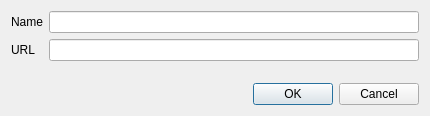
<?xml version="1.0" encoding="UTF-8"?>
<ui version="4.0">
 <class>new_server</class>
 <widget class="QDialog" name="new_server">
  <property name="geometry">
   <rect>
    <x>0</x>
    <y>0</y>
    <width>430</width>
    <height>116</height>
   </rect>
  </property>
  <property name="windowTitle">
   <string>New server</string>
  </property>
  <layout class="QVBoxLayout" name="verticalLayout">
   <item>
    <layout class="QFormLayout" name="formLayout">
     <item row="0" column="0">
      <widget class="QLabel" name="name_label">
       <property name="text">
        <string>Name</string>
       </property>
      </widget>
     </item>
     <item row="1" column="0">
      <widget class="QLabel" name="url_label">
       <property name="text">
        <string>URL</string>
       </property>
      </widget>
     </item>
     <item row="0" column="1">
      <widget class="QLineEdit" name="name"/>
     </item>
     <item row="1" column="1">
      <widget class="QLineEdit" name="url"/>
     </item>
    </layout>
   </item>
   <item>
    <widget class="QDialogButtonBox" name="buttonBox">
     <property name="orientation">
      <enum>Qt::Horizontal</enum>
     </property>
     <property name="standardButtons">
      <set>QDialogButtonBox::Cancel|QDialogButtonBox::Ok</set>
     </property>
    </widget>
   </item>
  </layout>
 </widget>
 <tabstops>
  <tabstop>name</tabstop>
  <tabstop>url</tabstop>
 </tabstops>
 <resources/>
 <connections>
  <connection>
   <sender>buttonBox</sender>
   <signal>accepted()</signal>
   <receiver>new_server</receiver>
   <slot>accept()</slot>
   <hints>
    <hint type="sourcelabel">
     <x>227</x>
     <y>96</y>
    </hint>
    <hint type="destinationlabel">
     <x>157</x>
     <y>115</y>
    </hint>
   </hints>
  </connection>
  <connection>
   <sender>buttonBox</sender>
   <signal>rejected()</signal>
   <receiver>new_server</receiver>
   <slot>reject()</slot>
   <hints>
    <hint type="sourcelabel">
     <x>295</x>
     <y>102</y>
    </hint>
    <hint type="destinationlabel">
     <x>286</x>
     <y>115</y>
    </hint>
   </hints>
  </connection>
 </connections>
</ui>
